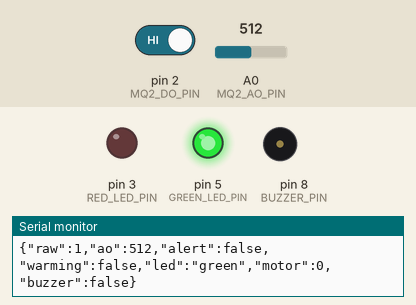
Simulated run of this sketch. Board: Arduino Uno, built with avr-gcc and run on an emulated ATmega328P. Parts: output pins drawn as LEDs (lit = HIGH), buzzer (waves = sounding, pin HIGH), the last lines printed to the serial monitor. Inputs (shaded band) come from the test bench; at power-on: pin 2 (MQ2_DO_PIN) HIGH, A0 (MQ2_AO_PIN) = 512.

Above: at 1.2 s.
1.3 s: pin 2 (MQ2_DO_PIN) driven LOW
At 2.04 s:
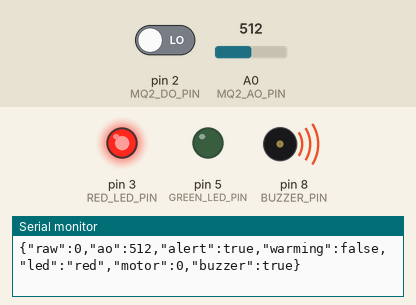
4.3 s: pin 2 (MQ2_DO_PIN) driven HIGH
At 5.5 s:
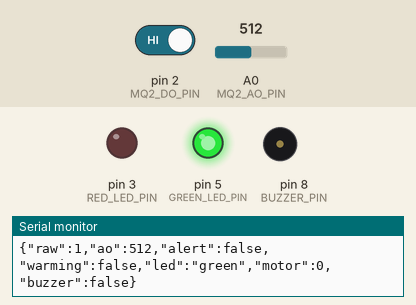
Timing chart, 0 to 7.3 s (numbered marks = the images above; inputs shaded):
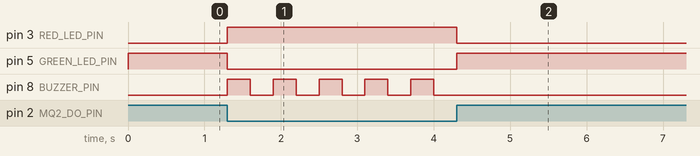

Measured:
- after the input at 1.3 s, pin 3 (RED_LED_PIN): LOW → HIGH at once; pin 5 (GREEN_LED_PIN): HIGH → LOW at once; pin 8 (BUZZER_PIN): alternates HIGH for 0.30 s and LOW for 0.30 s, starting at once
- after the input at 4.3 s, pin 3 (RED_LED_PIN): HIGH → LOW at once; pin 5 (GREEN_LED_PIN): LOW → HIGH at once; pin 8 (BUZZER_PIN): stops changing and stays LOW

The sketch:

CGL-LabZ-MQ2.ino
```cpp
/*
 * CGL+ LabZ — MQ-2 Air Quality Sensor
 * Arduino Uno firmware
 *
 * MQ-2 DO -> D2
 * MQ-2 AO -> A0
 * Red LED -> D3 (use a current-limiting resistor)
 * Green LED -> D5 (use a current-limiting resistor)
 * Buzzer -> D8 (verify its current requirement)
 *
 * No software startup delay, yellow LED, or fan.
 * Serial telemetry: newline-delimited JSON at 9600 baud.
 */

const byte MQ2_DO_PIN = 2;
const byte MQ2_AO_PIN = A0;
const byte RED_LED_PIN = 3;
const byte GREEN_LED_PIN = 5;
const byte BUZZER_PIN = 8;

// Set false if your MQ-2 module's DO output goes HIGH on alert.
const bool ALERT_WHEN_LOW = true;

const unsigned long REPORT_INTERVAL_MS = 1000UL;
const unsigned long BUZZER_INTERVAL_MS = 300UL;

unsigned long lastReport = 0;
unsigned long lastBuzzerToggle = 0;
bool buzzerState = false;

void setup() {
  pinMode(MQ2_DO_PIN, INPUT);
  pinMode(RED_LED_PIN, OUTPUT);
  pinMode(GREEN_LED_PIN, OUTPUT);
  pinMode(BUZZER_PIN, OUTPUT);

  digitalWrite(RED_LED_PIN, LOW);
  digitalWrite(GREEN_LED_PIN, LOW);
  digitalWrite(BUZZER_PIN, LOW);

  Serial.begin(9600);
}

void loop() {
  const unsigned long now = millis();
  const int rawDigital = digitalRead(MQ2_DO_PIN);
  const int analogValue = analogRead(MQ2_AO_PIN);

  const bool alert = ALERT_WHEN_LOW
      ? (rawDigital == LOW)
      : (rawDigital == HIGH);

  if (alert) {
    digitalWrite(RED_LED_PIN, HIGH);
    digitalWrite(GREEN_LED_PIN, LOW);

    if ((unsigned long)(now - lastBuzzerToggle) >= BUZZER_INTERVAL_MS) {
      lastBuzzerToggle = now;
      buzzerState = !buzzerState;
      digitalWrite(BUZZER_PIN, buzzerState ? HIGH : LOW);
    }
  } else {
    digitalWrite(RED_LED_PIN, LOW);
    digitalWrite(GREEN_LED_PIN, HIGH);
    digitalWrite(BUZZER_PIN, LOW);
    buzzerState = false;
  }

  if ((unsigned long)(now - lastReport) >= REPORT_INTERVAL_MS) {
    lastReport = now;

    Serial.print("{\"raw\":");
    Serial.print(rawDigital);
    Serial.print(",\"ao\":");
    Serial.print(analogValue);
    Serial.print(",\"alert\":");
    Serial.print(alert ? "true" : "false");
    Serial.print(",\"warming\":false");
    Serial.print(",\"led\":\"");
    Serial.print(alert ? "red" : "green");
    Serial.print("\"");
    // Keep this field for compatibility with the current Pi dashboard.
    Serial.print(",\"motor\":0");
    Serial.print(",\"buzzer\":");
    Serial.print((alert && buzzerState) ? "true" : "false");
    Serial.println("}");
  }
}
```
